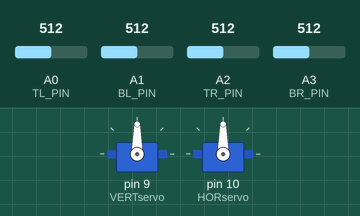
A sketch run on a simulated Arduino Uno, built with avr-gcc and run on an emulated ATmega328P. Shown: 2 × servo. Inputs (shaded band) come from the test bench; at power-on: A0 (TL_PIN) = 512, A1 (BL_PIN) = 512, A2 (TR_PIN) = 512, A3 (BR_PIN) = 512.

Above: at 2.2 s.
2.3 s: A0 (TL_PIN) set to 611
3.8 s: A0 (TL_PIN) set to 628
At 4.4 s:
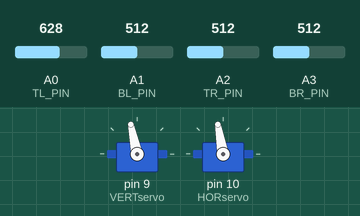
6.8 s: A1 (BL_PIN) set to 486
At 6.8 s:
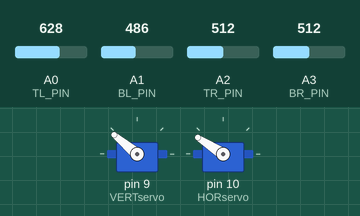
8.3 s: A2 (TR_PIN) set to 481
At 9.8 s:
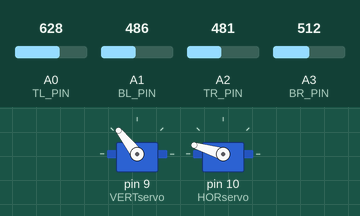
11.3 s: A3 (BR_PIN) set to 992
At 11.5 s:
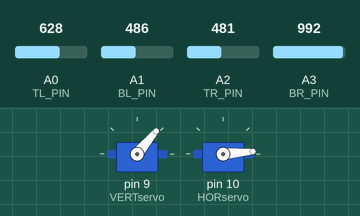
14.3 s: A3 (BR_PIN) set to 306
At 14.45 s:
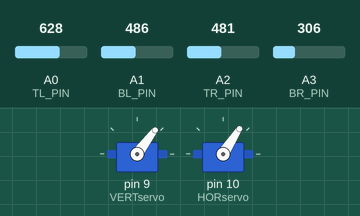
Timing chart, 0 to 20.0 s (numbered marks = the images above; inputs shaded):
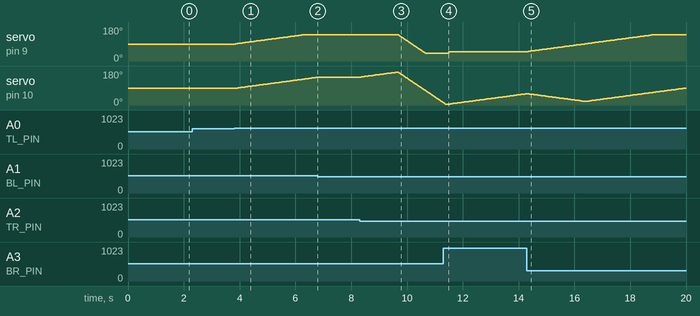

Measured:
- the behaviour switches between 619 and 620 on A0 (TL_PIN) (found by bisection; images 0 and 1)
- the behaviour switches between 504 and 503 on A1 (BL_PIN) (found by bisection; images 1 and 2)
- the behaviour switches between 496 and 495 on A2 (TR_PIN) (found by bisection; images 2 and 3)
- after the input at 2.3 s, every drawn part: stays the same
- after the input at 3.8 s, servo on pin 9 (VERTservo): moves from 90° to 140° over 2.5 s, starting at once
- after the input at 6.8 s, servo on pin 9 (VERTservo): stays 140° (without the input it goes to 138° after 1.4 s); servo on pin 10 (HORservo): stays 147° (without the input it goes to 148° after 0.04 s)
- after the input at 8.3 s, servo on pin 9 (VERTservo): moves from 140° to 40° over 0.99 s, starting after 1.4 s; servo on pin 10 (HORservo): rises from 147° to 174° in 1.3 s, then falls to 13° in 1.7 s
- after the input at 11.3 s, servo on pin 9 (VERTservo): goes on until 11.5 s, then stays 50°
- after the input at 14.3 s, servo on pin 9 (VERTservo): moves from 50° to 140° over 4.5 s, starting at once

The sketch:

solar_tracker.ino
```cpp
/*
  Arduino LDR Light Tracker with Servo Control (Smooth Continuous Tracking with Cooldown)
  4 LDRs detect light direction and control 2 servos
  Smoothly transitions when hitting horizontal limits for continuous tracking
  5-second cooldown between flips

  LDR Connections (with 10k resistor to ground):
  - Top Left (TL):     A0
  - Bottom Left (BL):  A1
  - Top Right (TR):    A2
  - Bottom Right (BR): A3

  Servo Connections:
  - Vertical Servo:    Pin 9
  - Horizontal Servo:  Pin 10
*/

#include <Servo.h>  // Include Servo library for controlling servo motors

// Define analog input pins for the four LDR sensors
#define TL_PIN A0   // Top Left LDR sensor
#define BL_PIN A1   // Bottom Left LDR sensor
#define TR_PIN A2   // Top Right LDR sensor
#define BR_PIN A3   // Bottom Right LDR sensor

Servo VERTservo;  // Create vertical servo object
Servo HORservo;   // Create horizontal servo object

// System configuration constants
#define THRESHOLD_PERCENT 10.0  // Minimum percent difference to trigger servo movement
#define STEP_SIZE 1             // Servo movement increment in degrees
#define DELAY_TIME 50           // Loop delay in milliseconds
#define INVERT_THRESHOLD 90     // Vertical angle threshold to detect upside-down orientation
#define HOR_MIN 5               // Horizontal servo minimum angle limit
#define HOR_MAX 175             // Horizontal servo maximum angle limit
#define FLIP_STEP 2             // Servo movement increment during flip animation
#define FLIP_COOLDOWN 5000      // Cooldown period between flips in milliseconds

int vertPos = 90;  // Current vertical servo position in degrees
int horPos = 90;   // Current horizontal servo position in degrees

unsigned long lastFlipTime = 0;  // Timestamp of the last flip operation

// Calibration multipliers for each LDR sensor
float top_left_cal = 1.0;      // Top left LDR calibration factor
float bottom_left_cal = 1.0;   // Bottom left LDR calibration factor
float top_right_cal = 1.0;     // Top right LDR calibration factor
float bottom_right_cal = 1.0;  // Bottom right LDR calibration factor

void setup() {
  VERTservo.attach(9);   // Attach vertical servo to pin 9
  HORservo.attach(10);   // Attach horizontal servo to pin 10

  VERTservo.write(90);  // Initialize vertical servo to center position
  HORservo.write(90);   // Initialize horizontal servo to center position

  delay(1000);  // Wait for servos to reach initial position
}

void smoothFlipServos() {
  int targetVert = 180 - vertPos;  // Calculate target vertical position (180-degree flip)
  int targetHor = 180 - horPos;    // Calculate target horizontal position (180-degree flip)

  // Smoothly move both servos to their target positions
  while (horPos != targetHor || vertPos != targetVert) {
    bool moved = false;  // Track if any servo moved this iteration

    // Increment horizontal servo toward target position
    if (horPos < targetHor) {
      horPos += FLIP_STEP;              // Move servo clockwise
      if (horPos > targetHor) horPos = targetHor;  // Prevent overshoot
      moved = true;  // Mark that movement occurred
    } else if (horPos > targetHor) {
      horPos -= FLIP_STEP;              // Move servo counterclockwise
      if (horPos < targetHor) horPos = targetHor;  // Prevent overshoot
      moved = true;  // Mark that movement occurred
    }

    // Increment vertical servo toward target position
    if (vertPos < targetVert) {
      vertPos += FLIP_STEP;              // Move servo up
      if (vertPos > targetVert) vertPos = targetVert;  // Prevent overshoot
      moved = true;  // Mark that movement occurred
    } else if (vertPos > targetVert) {
      vertPos -= FLIP_STEP;              // Move servo down
      if (vertPos < targetVert) vertPos = targetVert;  // Prevent overshoot
      moved = true;  // Mark that movement occurred
    }

    HORservo.write(horPos);   // Update horizontal servo position
    VERTservo.write(vertPos); // Update vertical servo position

    delay(20);  // Delay for smooth animation
  }

  lastFlipTime = millis();  // Record timestamp of completed flip

  delay(100);  // Brief pause after flip completes
}

bool canFlip() {
  unsigned long currentTime = millis();  // Get current time
  unsigned long timeSinceLastFlip = currentTime - lastFlipTime;  // Calculate elapsed time since last flip

  if (timeSinceLastFlip >= FLIP_COOLDOWN) {
    return true;  // Cooldown period has elapsed, flip allowed
  } else {
    return false;  // Still in cooldown period, flip not allowed
  }
}

void loop() {
  float top_left = analogRead(TL_PIN) * top_left_cal;        // Read and calibrate top left LDR
  float bottom_left = analogRead(BL_PIN) * bottom_left_cal;  // Read and calibrate bottom left LDR
  float top_right = analogRead(TR_PIN) * top_right_cal;      // Read and calibrate top right LDR
  float bottom_right = analogRead(BR_PIN) * bottom_right_cal;// Read and calibrate bottom right LDR

  float left_sum = top_left + bottom_left;    // Sum of left side LDR values
  float right_sum = top_right + bottom_right; // Sum of right side LDR values

  float top_sum = top_left + top_right;       // Sum of top LDR values
  float bottom_sum = bottom_left + bottom_right;  // Sum of bottom LDR values

  bool isInverted = (vertPos > INVERT_THRESHOLD);  // Check if tracker is upside-down

  // ===== HORIZONTAL SERVO CONTROL =====
  float x_avg = (left_sum + right_sum) / 2.0;  // Calculate average horizontal light intensity
  if (x_avg > 0) {  // Ensure non-zero to avoid division by zero
    float x_diff_percent = (abs(left_sum - right_sum) / x_avg) * 100.0;  // Calculate percent difference between left and right

    if (x_diff_percent > THRESHOLD_PERCENT) {  // Check if difference exceeds threshold
      bool moveRight = (right_sum > left_sum);  // Determine base movement direction

      if (isInverted) {
        moveRight = !moveRight;  // Reverse direction if tracker is inverted
      }

      if (moveRight) {
        horPos += STEP_SIZE;  // Increment horizontal position to move right
      } else {
        horPos -= STEP_SIZE;  // Decrement horizontal position to move left
      }

      // Check if horizontal servo has reached physical limits
      if (horPos >= HOR_MAX || horPos <= HOR_MIN) {
        horPos = constrain(horPos, HOR_MIN, HOR_MAX);  // Constrain position to limits
        HORservo.write(horPos);  // Update servo position

        if (canFlip()) {  // Check if cooldown period has elapsed
          smoothFlipServos();  // Execute smooth flip to continue tracking
        }
      } else {
        HORservo.write(horPos);  // Update horizontal servo position normally
      }
    }
  }

  // ===== VERTICAL SERVO CONTROL =====
  float y_avg = (top_sum + bottom_sum) / 2.0;  // Calculate average vertical light intensity
  if (y_avg > 0) {  // Ensure non-zero to avoid division by zero
    float y_diff_percent = (abs(top_sum - bottom_sum) / y_avg) * 100.0;  // Calculate percent difference between top and bottom

    if (y_diff_percent > THRESHOLD_PERCENT) {  // Check if difference exceeds threshold
      if (top_sum > bottom_sum) {
        vertPos += STEP_SIZE;  // Increment vertical position to move up
      } else {
        vertPos -= STEP_SIZE;  // Decrement vertical position to move down
      }
      vertPos = constrain(vertPos, 50, 140);  // Constrain vertical position to safe operating range
      VERTservo.write(vertPos);  // Update vertical servo position
    }
  }

  delay(DELAY_TIME);  // Wait before next loop iteration
}
```
